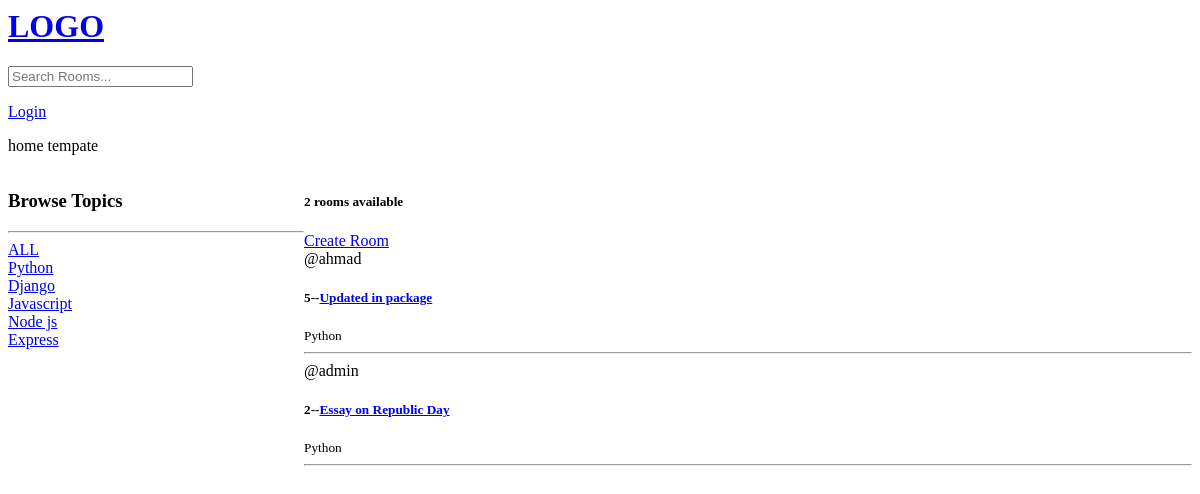
The app's page /, older data.
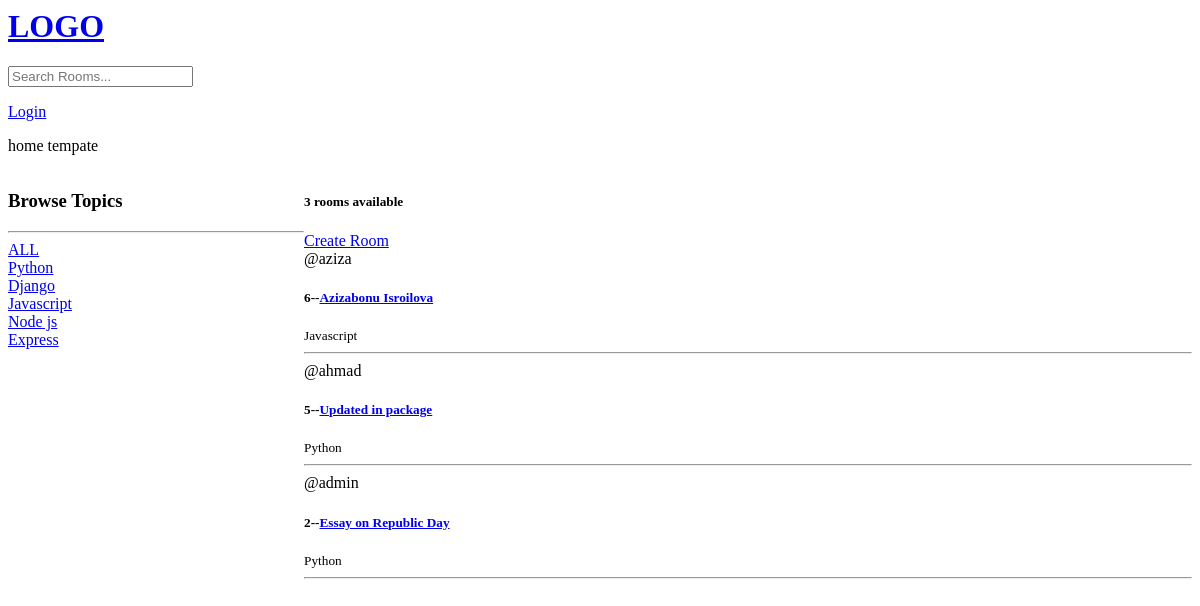
The same page, newer data.
### base/models.py (models this page shows, shortened)
class Topic(models.Model):
    name=models.CharField(max_length=200)

class Room(models.Model):
    host = models.ForeignKey(User, on_delete=models.SET_NULL, null=True)
    topic = models.ForeignKey(Topic, on_delete=models.SET_NULL, null=True)
    name = models.CharField(max_length=200)
    description = models.TextField(null=True, blank=True)
    participants = models.ManyToManyField(User, related_name='participants', blank=True)
    updated = models.DateTimeField(auto_now=True) #auto_now=dynamic value
    created = models.DateTimeField(auto_now_add=True) # auto_now_add = static value
    class Meta:
        ordering = ['-updated', '-created']

### base/views.py (the view)
# urls.py: path('', views.home, name='home'),
def home(request):
    q = request.GET.get('q') if request.GET.get('q') != None else ''
    rooms = Room.objects.filter(
        Q(topic__name__icontains=q) |
        Q(name__icontains=q) |
        Q(description__icontains=q))  # filtering the room name by q that is in the url
    room_count = rooms.count()
    topics = Topic.objects.all()
    context = {'rooms' : rooms,
               'topics': topics,
               'room_count': room_count
               }
    return render(request, 'base/home.html', context)

### base/templates/base/home.html (shortened to what this page needs)
{% include 'navbar.html' %}
{% block content %}
<p>home tempate</p>
<div class="home-container">
    <div>
        <h3>Browse Topics</h3>
        <hr>
        <div>
            <a href="{% url 'home' %}">ALL</a>
        </div>
        {% for topic in topics%}
            <div>
                <a href="{% url 'home' %}?q={{topic.name}}">{{topic.name}}</a>
            </div>
        {% endfor %}
    </div>
    <div>
        <h5>{{room_count}} rooms available</h5>
        <a href="{% url 'create-room' %}">Create Room</a>
        <div>
            {% for room in rooms %}
            <div>
                <span>@{{room.host.username}}</span>
                <h5>{{room.id}}--<a href="{% url 'room' room.id %}">{{room.name}}</a></h5>
            </div>
            <small>{{room.topic.name}}</small>
            <hr>
            {% endfor %}
        </div>
    </div>
</div>
{% endblock  %}

Row changes from the older to the newer data that the page shows:
added Room: host.username "aziza", id "6", name "Azizabonu Isroilova", topic.name "Javascript"
Text that changed along with them:
{{ room_count }}: "2" → "3"
